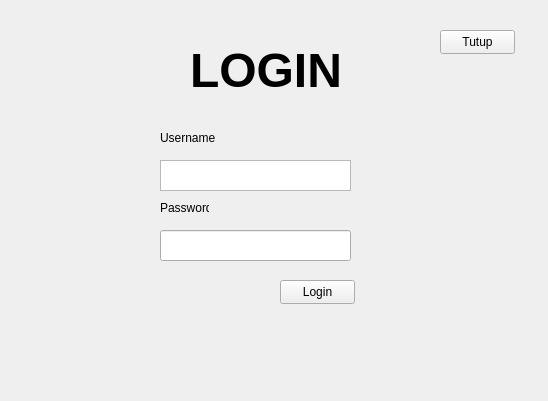
<?xml version="1.0" encoding="UTF-8"?>
<ui version="4.0">
 <class>Form</class>
 <widget class="QWidget" name="Form">
  <property name="geometry">
   <rect>
    <x>0</x>
    <y>0</y>
    <width>548</width>
    <height>401</height>
   </rect>
  </property>
  <property name="windowTitle">
   <string>Form</string>
  </property>
  <widget class="QTextEdit" name="textEdit">
   <property name="geometry">
    <rect>
     <x>160</x>
     <y>160</y>
     <width>191</width>
     <height>31</height>
    </rect>
   </property>
  </widget>
  <widget class="QPushButton" name="login_btn">
   <property name="geometry">
    <rect>
     <x>280</x>
     <y>280</y>
     <width>75</width>
     <height>24</height>
    </rect>
   </property>
   <property name="text">
    <string>Login</string>
   </property>
  </widget>
  <widget class="QLabel" name="label_3">
   <property name="geometry">
    <rect>
     <x>160</x>
     <y>200</y>
     <width>49</width>
     <height>16</height>
    </rect>
   </property>
   <property name="text">
    <string>Password</string>
   </property>
  </widget>
  <widget class="QLabel" name="label_2">
   <property name="geometry">
    <rect>
     <x>160</x>
     <y>130</y>
     <width>111</width>
     <height>16</height>
    </rect>
   </property>
   <property name="text">
    <string>Username</string>
   </property>
  </widget>
  <widget class="QLabel" name="label">
   <property name="geometry">
    <rect>
     <x>190</x>
     <y>40</y>
     <width>151</width>
     <height>61</height>
    </rect>
   </property>
   <property name="font">
    <font>
     <pointsize>36</pointsize>
     <bold>true</bold>
    </font>
   </property>
   <property name="layoutDirection">
    <enum>Qt::LeftToRight</enum>
   </property>
   <property name="text">
    <string>LOGIN</string>
   </property>
   <property name="textFormat">
    <enum>Qt::AutoText</enum>
   </property>
  </widget>
  <widget class="QPushButton" name="pushButton">
   <property name="geometry">
    <rect>
     <x>440</x>
     <y>30</y>
     <width>75</width>
     <height>24</height>
    </rect>
   </property>
   <property name="text">
    <string>Tutup</string>
   </property>
  </widget>
  <widget class="QLineEdit" name="lineEdit">
   <property name="geometry">
    <rect>
     <x>160</x>
     <y>230</y>
     <width>191</width>
     <height>31</height>
    </rect>
   </property>
   <property name="echoMode">
    <enum>QLineEdit::Password</enum>
   </property>
  </widget>
 </widget>
 <resources/>
 <connections/>
</ui>
